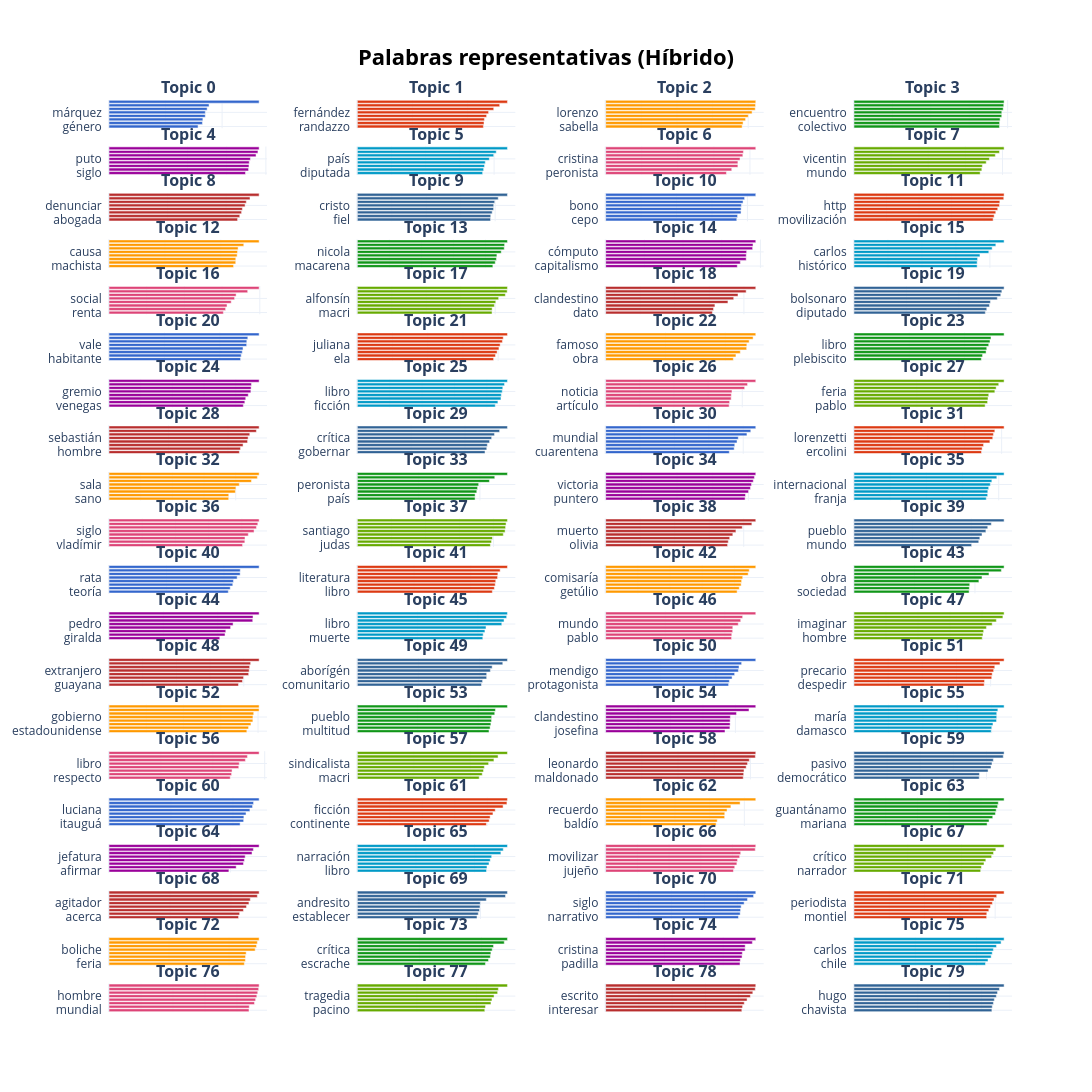

The cell this chart's notebook holds for it:
### Code cell
topicos_palabras(topic_model,df,topicos)
